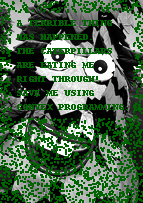
#> input picture miniproject9/p9_images/corrupted.png, 143 x 203 px
$ jupyter execute --allow-errors miniproject9.ipynb
#> lines starting #> are read from the running program, lines starting #| are printed output that depends on the picture; after the words box and inside, x2 and y2 are one past the last pixel; in counts of white or black regions, pixels touching at a corner belong together
[cell 1]
import numpy as np
import pandas as pd
import matplotlib.pyplot as plt
import cv2
import os
import cvxpy as cp

# part 1

(a) Let n be the total number of pixels, and let k be the total number of 1s. What is k/n?
Recall that compressive sensing only works when the image is sparse, so we’re hoping k/n is much
less than 1.

#> (a cell that did not finish here is left out)

[cell 3]
data = np.zeros((40,30))
#> (the rest of this cell did not finish here and is left out)

[cell 4]
k = np.sum(data == 1)
n = 40 * 30
k / n

(b) Fix a 1200 × 1200 matrix A of independently chosen N (0, 1) Gaussians. Let $A_r$ denote
the first r rows of A. Let x be the image wonderland-tree as a vector of 1200 pixels. Our
compressed image is going to be $b_r = A_rx$.
Based on Lecture #18, write a linear program that recovers an approximation $x_r$ to x from $b_r$,
and verify using numpy.allclose() that $x_{600} = x$ up to numerical precision (i.e., the recovery is
exact).

[Hint: You’ll get better results if you add constraints like x ≥ 0 into your linear program. The
staff implementation takes 5-20 seconds on a laptop, depending on the implementation, so if your
program is taking ten minutes you likely have an error.]

The example code in the Vectors and Matrices section at http://www.cvxpy.org/en/latest/tutorial/intro/index.html has all the cvxpy commands you should need.

[cell 5]
if not os.path.exists('A.npy'):
    A = np.random.randn(600,1200)
    np.save('A.npy', A)
else:
    A = np.load('A.npy')

[cell 6]
x = data.reshape(-1)
x.shape
A.shape

[cell 7]
b = A @ x
b.shape

#> (a cell that did not finish here is left out)

#> (a cell that did not finish here is left out)

(c) Let $r^∗$ be the smallest r such that $||x − x_r||_1 < .001$ (i.e., $x = x_r$, up to numerical
precision errors). Find $r^∗$
.
[Hint 1: Do not use numpy.allclose() with the default parameters; the numerical errors here
are larger. Hint 2: Use binary search.]

[cell 10]
left, right = 0, 600
#> (the rest of this cell did not finish here and is left out)

(d) Plot $||x_i − x||_1$ for $i = [r^∗ − 10, r^∗ − 9, r^∗ − 8, . . . , r^∗ − 1, r^∗, r^∗ + 1, r^∗ + 2]$. You should
see a sharp drop-of

#> (a cell that did not finish here is left out)

# part 2

(a) The following code is the mask we will use to separate the good pixels from the
corrupted ones.

[cell 12]
from PIL import Image
from numpy import array
img = array(Image.open("p9_images/corrupted.png"), dtype=int)[:,:,0]
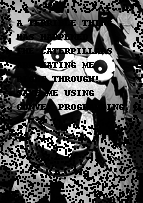
#> img: shape (203, 143) int64; min 0, max 254, mean 73.8
Known = (img > 0).astype(int)
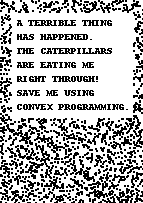
#> Known: shape (203, 143) int64; values 0 (black) and 1 (white), 70.1% white; black in thin lines or dots

[cell 13]
plt.imshow(Known)
plt.axis('off')
plt.show();

(b) We will first explore a naive solution for image reconstruction. For every pixel in img
that is 0 (unknown), replace it with the average of its (up to 4) known neighbors’ pixels. If there
are no known neighbors, then keep the pixel value of 0. Submit your recovered image and a 2-3
sentence explanation for why the naive solution performs poorly and how you might improve it.

[cell 14]
row, col = img.shape
#> row = 203; col = 143
recover = np.zeros(img.shape)

for i in range(row):
    if Known[i][0]:
        recover[i][0] = img[i][0]
    if Known[i][col-1]:
        recover[i][col-1] = img[i][col-1]
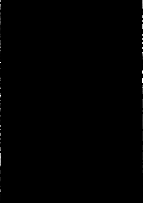
#> recover: shape (203, 143) float64; min 0, max 254, mean 0.7

for i in range(col):
    if Known[0][i]:
        recover[0][i] = img[0][i]
    if Known[row-1][i]:
        recover[row-1][i] = img[row-1][i]
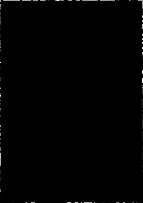
#> recover: shape (203, 143) float64; 0.67% of pixels changed, all inside (x1, y1, x2, y2) = (2, 0, 142, 203)


for i in range(1,row-1):
    for j in range(1,col-1):
        if not Known[i][j]:
            recover[i][j] = (img[i][j+1] + img[i+1][j] + img[i-1][j] + img[i][j-1])/4
        else:
            recover[i][j] = img[i][j]
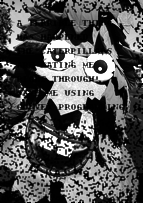
#> recover: shape (203, 143) float64; min 0, max 254, mean 84.5

plt.subplot(121), plt.title('recover')
plt.imshow(recover, cmap = 'gray')
plt.axis('off')
plt.subplot(122), plt.title('corrupt')
plt.imshow(img, cmap = 'gray')
plt.axis('off')
plt.show();
